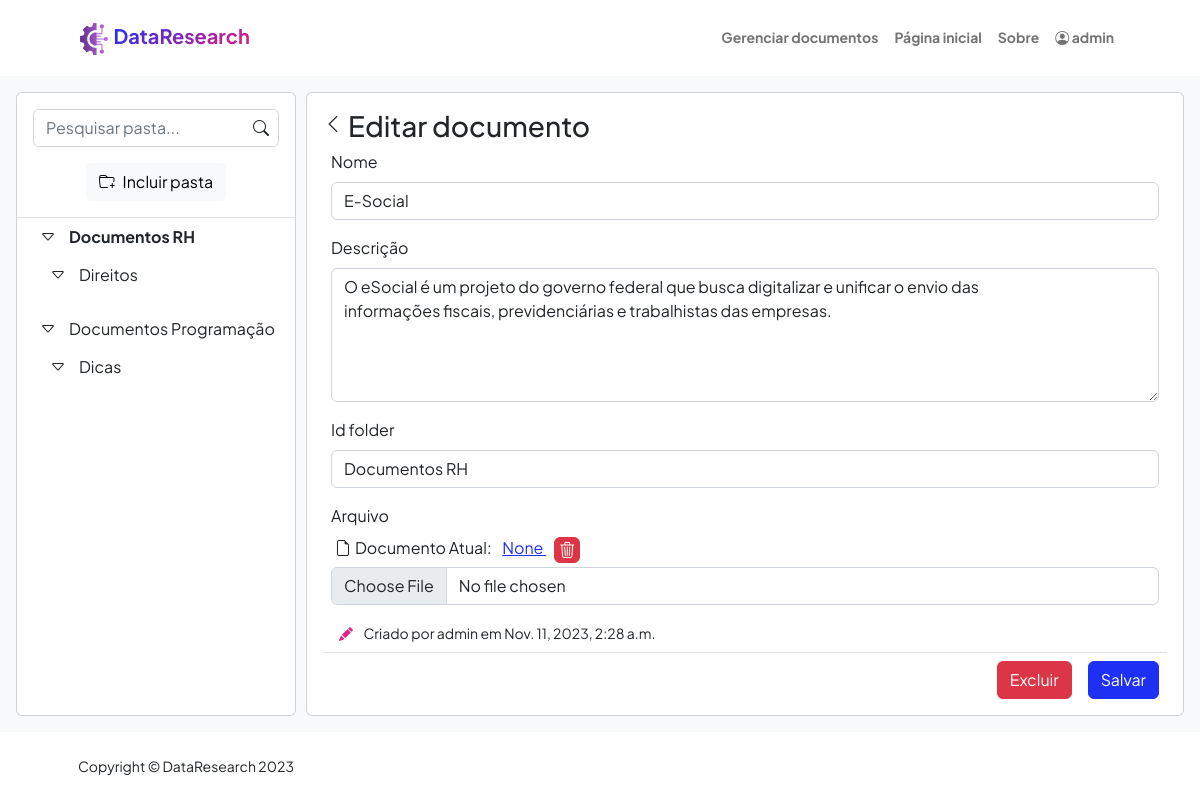
Page /documents/edit/45 (signed in) on the earlier database version.
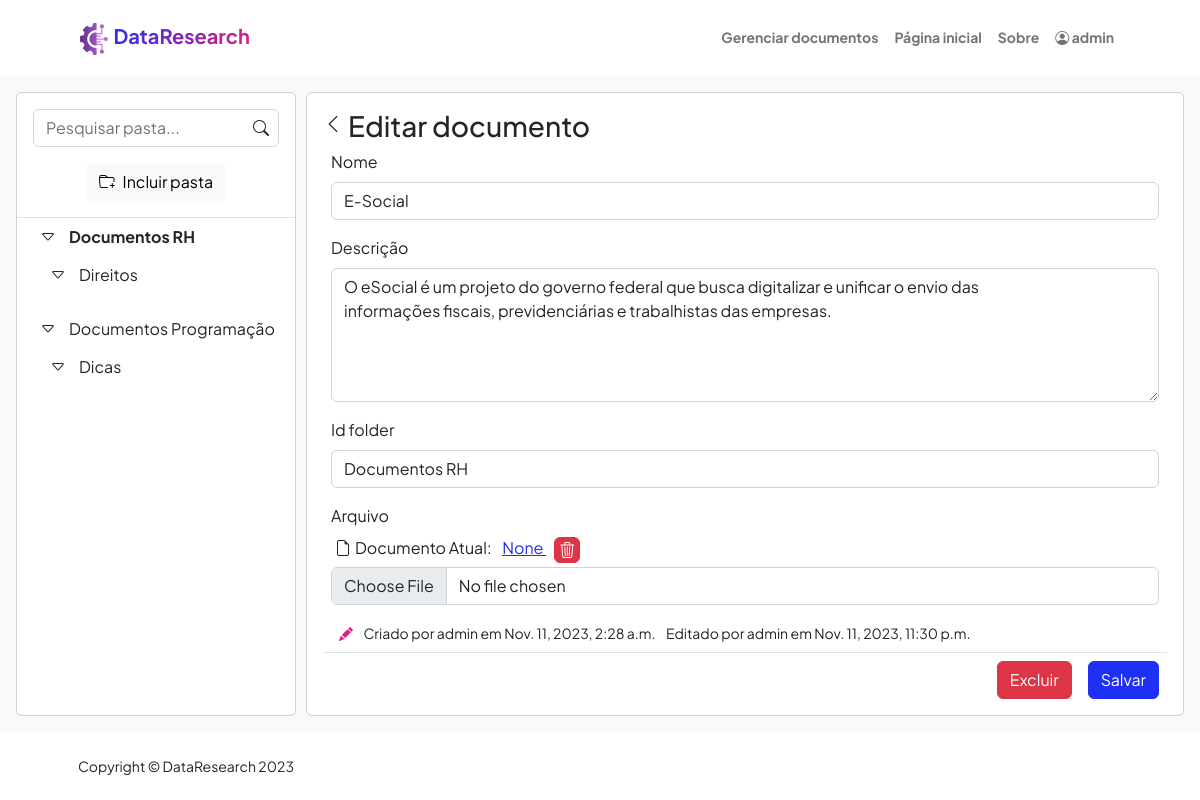
Same page on the later database version.
### documents/models.py (models this page shows, shortened)
class File(models.Model):
    def file_directory_path(instance, filename):
        return f"{instance.user_created}/{filename}"
    id = models.AutoField(verbose_name="Seq.", primary_key=True, auto_created=True)
    name = models.CharField(verbose_name='Nome', max_length=255)
    file = models.FileField(verbose_name='Arquivo', upload_to=file_directory_path)
    description = models.TextField(verbose_name='Descrição', max_length=255)
    id_folder = models.ForeignKey(Folder, on_delete=models.PROTECT, verbose_name='Pasta', related_name='pasta')
    dt_created = models.DateTimeField(verbose_name='Data de criação', auto_now_add=True, null=True)
    dt_updated = models.DateTimeField(verbose_name='Data de atualização', auto_now=True, null=True)
    user_created = models.ForeignKey(User, on_delete= models.CASCADE, verbose_name='Criado por: ', related_name='usuario_criacao', null=True)
    user_updated = models.ForeignKey(User, on_delete= models.CASCADE, verbose_name='Atualizado por: ', related_name='usuario_atualizacao', null=True)
    def filename(self):
        if not self.file or not os.path.isfile(self.file.path):
            return None
        return os.path.basename(self.file.name)

### documents/views.py (the view)
# urls.py: path('edit/<int:pk>', views.document_add_edit, name='edit'),
@login_required(redirect_field_name="users:login")
def document_add_edit(request, pk = None):
    if request.POST or request.FILES:
        result = {
            'saved': False
        }
        if (pk is None):
            form = FileForm(data = request.POST)
        else:
            documentModel = get_object_or_404(File, pk=pk)
            form = FileForm(data = request.POST, instance= documentModel)
        if (form.is_valid()):
            try:
                document = form.save(commit=False)
                if (request.POST.get('delete_file') == 'true'):
                    if document.file:
                        if os.path.isfile(document.file.path):
                            os.remove(document.file.path)
                            document.file = None
                filepath = request.FILES.get('file', False)
                if (filepath):
                    if (not filepath.name.upper().endswith('PDF')):
                        result['error'] = 'O arquivo não é um PDF.'
                        return JsonResponse(result)
                    document.file = filepath
                if (document.pk):
                    document.user_updated = request.user
                else:
                    document.user_created = request.user
                document.save()
                OpenIAService().appendInstance(document)
                if (filepath):
                    OpenIAService().appendFile(document)
                result['saved'] = True
            except Exception as a:
                result['error'] = str(a)
            return JsonResponse(result)
    else:
        if (pk is None):
            form = FileForm()
            setattr(form, 'form_url', '/documents/add/')
            setattr(form, 'form_title', 'Adicionar documento ')
        else:
            documentModel = get_object_or_404(File, pk=pk)
            form = FileForm(instance = documentModel)
            setattr(form, 'form_url', f'/documents/edit/{pk}')
            setattr(form, 'form_title', 'Editar documento ')
    return render(request, "documents/add_edit.html", {"form": form, 'folders': Folder.create_folder_tree(), 'folders_list' : Folder.objects.all()})

### documents/forms.py
class FileForm(forms.ModelForm ):
    id = forms.CharField(max_length=255, widget=forms.HiddenInput(), required=False)
    name = forms.CharField(label='Nome', max_length=255)
    description = forms.CharField(label='Descrição', max_length=255, widget= forms.Textarea(attrs={'rows':5}))
    file = forms.FileField(label='Arquivo', required=False)
    id_folder = forms.ModelChoiceField(queryset=Folder.objects.all())
    class Meta:
        model = File
        exclude = ['dt_created', 'dt_updated', 'user_created', 'user_updated']
    field_order = ['id','name', 'description', 'id_folder', 'file']

### documents/models.py (called while the page is built)
    def __str__(self):
        return self.name

### documents/templatetags/controllForms.py (called while the page is built)
@register.filter('input_type')
def input_type(ob):
    return ob.field.widget.__class__.__name__

@register.filter(name='add_classes')
def add_classes(value, arg):
    css_classes = value.field.widget.attrs.get('class', '')
    if css_classes:
        css_classes = css_classes.split(' ')
    else:
        css_classes = []
    args = arg.split(' ')
    for a in args:
        if a not in css_classes:
            css_classes.append(a)
    return value.as_widget(attrs={'class': ' '.join(css_classes)})

### documents/templates/documents/add_edit.html (shortened to what this page needs)
{% extends "BuscaSemantica/base.html" %}
{% block content %}
{% load controllForms %}
    <div class="p-3 bg-light h-100">
        <div class="d-flex flex-row h-100">
            <div class="card d-flex flex-column flex-shrink-0 h-100" style="margin-right: 10px; width: 280px;">
                {% include "documents/folder-tree/folder-tree.html" with folder_tree=folders %}
            </div>
            <div class="card d-flex flex-column flex-shrink-0 p-3 h-100" style="width: calc(100% - 290px);">
                <div class='d-flex flex-row'>
                    <a class="nav-link" href="{% url 'documents:list' %}"><i class="bi bi-chevron-left" style="font-size: 1.25rem;margin-right:5px"></i></a>
                    <h3>{{form.form_title}}</h3>
                </div>
                <form id='form_document' style="height: calc(100% - 38px);" class=' d-flex flex-column' enctype="multipart/form-data">
                    <div class="overflow-auto border-bottom px-2 h-100" >
                        {% for field in form %}
                            {% if field|input_type == 'HiddenInput' %}
                                {{field}}
                            {% elif field.name == 'file'  %}
                                <div class="mb-3">
                                    <label for="{{field.name}}" class="form-label">{{field.label}}</label>
                                    {% if form.instance.file %}
                                    <div class='d-flex flex-row mb-1'>
                                        <i class="bi bi-file-earmark mx-1 text-decoration-none"> </i>
                                        <div class=''>
                                            <span> Documento Atual: </span>
                                            <a class="mx-2" href="/media/{{form.instance.file}}" download> {{form.instance.filename}} </a>
                                            <button type="button" data-bs-toggle="button" id="delete-file" class=" p-0 px-1 btn btn-danger">
                                                <i class="bi bi-trash3"></i>
                                            </button>
                                        </div>
                                    </div>
                                    {% endif %}
                                    <input type="file" accept="application/pdf" name="file" class="form-control" id="id_file">
                                </div>
                            {% else %}
                            <div class="mb-3">
                                <label for="{{field.name}}" class="form-label">{{field.label}}</label>
                                {{field|add_classes:'form-control'}}
                            </div>
                            {% endif %}
                        {% endfor %}
                        <p class="card-text">
                            <small class="text-body-secondary">
                                {% if form.instance.pk %}
                                <i class="bi bi-pencil-fill text-secondary px-2"></i>
                                <span>Criado por {{form.instance.user_created}} em {{form.instance.dt_created}} </span>
                                    {% if form.instance.user_updated %}
                                        <span class='mx-2'>Editado por {{form.instance.user_updated}} em {{form.instance.dt_updated}} </span>
                                    {% endif %}
                                {% endif %}
                            </small>
                        </p>
                    </div>
                    <div class='d-flex flex-row-reverse'>
                        <button type="submit" class="btn mt-2 mx-2 btn-primary">Salvar</button>
                        {% if form.instance.pk %}
                        <button type="button" data-bs-toggle="modal" data-bs-target="#delete_document" class="btn mt-2 mx-2 btn-danger">Excluir</button>
                        {% endif %}
                    </div>
                </form>
            </div>
        </div>
    </div>
{% endblock %}

Differences in the rows shown:
changed File "None": user_updated_id empty → 1 (drawn); instance.user_updated (not shown) → "admin"; instance.dt_updated (not shown) → "Nov. 11, 2023, 11:30 p.m."
Other differences:
text now shown: "Editado por em"
